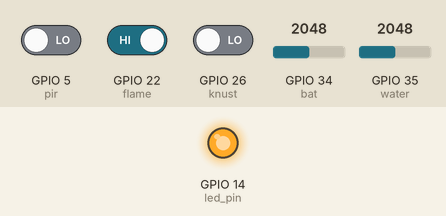
This program was run on a simulated ESP32 board running MicroPython. Shown: output pins drawn as LEDs (lit = HIGH). Inputs (shaded band) come from the test bench; at power-on: GPIO 5 (pir) LOW, GPIO 22 (flame) HIGH, GPIO 26 (knust) LOW, GPIO 34 (bat) = 2048, GPIO 35 (water) = 2048 (analog values on the 0–4095 scale). WiFi joins after 1.5 s; outgoing connections fail; threads take turns every 2 ms; what the program prints to the serial console is not drawn.

Above: at 3.1 s.
At 11.1 s:
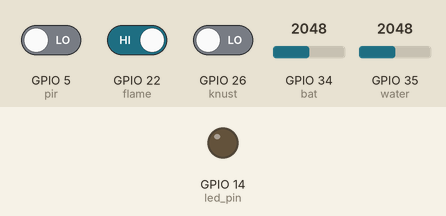
Timing chart, 0 to 23.4 s (numbered marks = the images above):
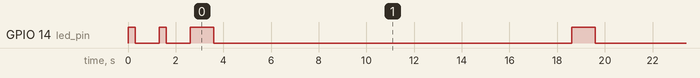

Measured:
- by itself, GPIO 14 (led_pin): goes LOW 1.0 s, HIGH 0.30 s, LOW 1.0 s, 7 × (HIGH 1.0 s, LOW 15.0 s), HIGH 1.0 s, then LOW

The program:

main.py
```python
import socket
import json
from machine import Pin, ADC
import _thread
import time
import wifi

flame = Pin(22, Pin.IN)
knust = Pin(26, Pin.IN)
water = ADC(Pin(35))
pir = Pin(5, Pin.IN)
bat = ADC(Pin(34))
bat.atten(ADC.ATTN_11DB)
water.atten(ADC.ATTN_11DB)

led_pin = Pin(14, Pin.OUT)

RPI_SERVER_IP = "172.20.10.4"
RPI_SERVER_PORT2 = 22345

def toggle_led(x):
    while True:
        led_pin.value(1)
        time.sleep(1)
        led_pin.value(0)
        time.sleep(x)

def send_data_to_rpi(data):
    retry_count = 0
    max_retries = 3
    success = False

    while retry_count < max_retries and not success:
        try:
            s = socket.socket(socket.AF_INET, socket.SOCK_STREAM)
            s.connect((RPI_SERVER_IP, RPI_SERVER_PORT2))
            s.send(data.encode())
            s.close()
            print(f"Data sent successfully to {RPI_SERVER_IP}:{RPI_SERVER_PORT2}")
            success = True
        except OSError as e:
            retry_count += 1
            time.sleep(2)

    if not success:
        print("Failed to send data after retries")

def read_sensors():
    while True:
        flame_value = flame.value()
        send_data_to_rpi(json.dumps({"sensor_type": "flame", "value": flame_value}))
        print("flame   ",flame_value)

        knust_value = knust.value()
        send_data_to_rpi(json.dumps({"sensor_type": "knust", "value": knust_value}))
        print("knust    ",knust_value)

        water_value = water.read()
        send_data_to_rpi(json.dumps({"sensor_type": "water", "value": water_value}))
        print("water     ",water_value)

        pir_value = pir.value()
        send_data_to_rpi(json.dumps({"sensor_type": "pir", "value": pir_value}))
        print("pir   ",pir_value)

        sum_bat_value = 0
        num_measurements = 60
        for _ in range(num_measurements):
            sum_bat_value += bat.read()

        average_bat_value = sum_bat_value // num_measurements
        bat_pr = (- average_bat_value + 1670) * -0.105
        bat_pr = max(0, min(bat_pr, 100))
        send_data_to_rpi(json.dumps({"sensor_type": "bat", "value": bat_pr}))
        print("bat%    ", bat_pr)

        time.sleep(5)

def main():
    _thread.start_new_thread(read_sensors, ())
    _thread.start_new_thread(toggle_led, (15,))

if __name__ == "__main__":
    main()
```

wifi.py
```python
import network
import time
from machine import Pin
from time import sleep

ssid = ""
password = ""

led_pin = Pin(14, Pin.OUT)

def toggle_led(x):
    led_pin.value(1)
    sleep(x)
    led_pin.value(0)


def connect_wifi():
    station = network.WLAN(network.STA_IF)
    station.active(True)
    station.connect(ssid, password)
    while not station.isconnected():
        print("Connecting to WiFi...")
        toggle_led(0.3)
        sleep(1)

    print("Connected to WiFi.")
    print("IP Address:", station.ifconfig()[0])
connect_wifi()
```

boot.py
```python
import sys
sys.path.reverse()
print("\n\n\nESP32 booting up")
```
